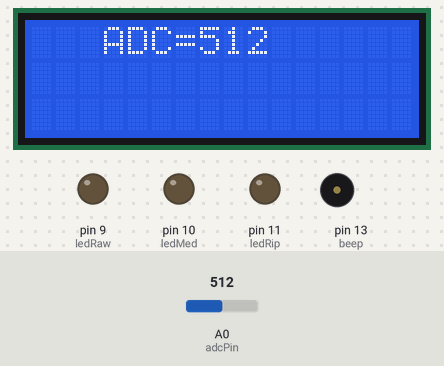
A sketch run on a simulated Arduino Uno, built with avr-gcc and run on an emulated ATmega328P. Parts: 16×3 character LCD, output pins drawn as LEDs (lit = HIGH), buzzer (waves = sounding, pin HIGH). The inputs (shaded band) are chosen by the test bench; at power-on: A0 (adcPin) = 512. What the sketch prints to the serial monitor is not drawn.

Above: at 3.3 s.
3.4 s: A0 (adcPin) set to 716
At 8.4 s:
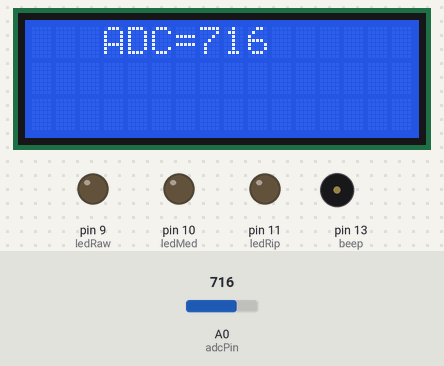
9.2 s: A0 (adcPin) set to 900
At 13.8 s:
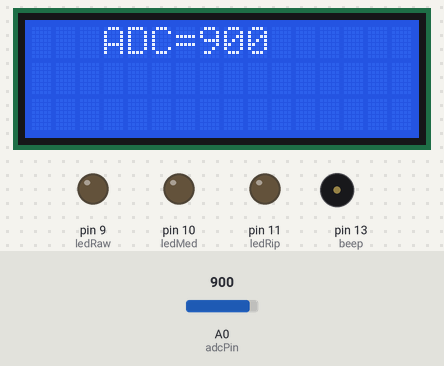
15.0 s: A0 (adcPin) set to 1023
At 38.6 s:
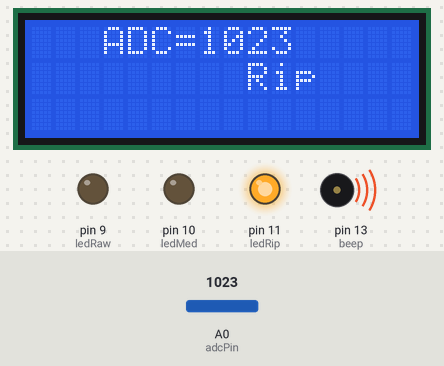
Timing chart, 0 to 39.3 s (numbered marks = the images above; inputs shaded):
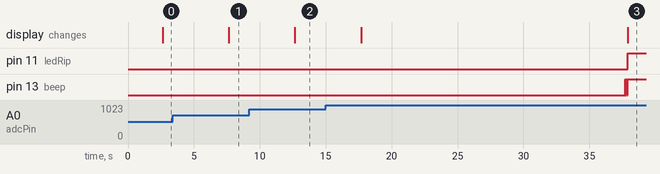

The sketch:

durian.ino
```cpp
/********************************
LCD Run
********************************/
//paiyya3@gmail.com
/********************************/
// include the library code
#include <Wire.h>
#include <LiquidCrystal_I2C.h>
//int abc = 500;
int adcPin = 0;
int adcValue = 0;
int test=0;
float v;
float rs;
int A[7];
int B[7];
int y[7];
int i;
int d;
int beep = 13;
int ledRaw = 9;
int ledMed = 10;
int ledRip = 11;
int adc2;
/**********************************************************/
LiquidCrystal_I2C lcd(0x3F,16,2); // set the LCD address to 0x27 for a 16 chars and 2 line display 0x3F(Booooy)
/*********************************************************/
void setup()
{
  lcd.init(); //initialize the lcd
  lcd.backlight(); //open the backlight
  lcd.begin(16, 3);    // set up the LCD's number of columns and rows:
  lcd.setCursor(3, 0);
  lcd.print("ADC=");
  Serial.begin (9600);
  pinMode(beep, OUTPUT);
  pinMode(ledRaw, OUTPUT);
  pinMode(ledMed, OUTPUT);
  pinMode(ledRip, OUTPUT);
  delay (2000);
}
/*********************************************************/
void loop()
{  delay(500);
////////////////////////////////////////////////////////////////////////////
   int n=7;
   float slopeM;
   int nxy;
   int sigmaX=210;
   int sigmaY;
   int mxy;
   int dnxy;
   float c;
   float data;
   int sigmaXY;
   for(i=0;i<7;i++)
   {   y[i] = analogRead(adcPin);
            Serial.print("ADC=");
            Serial.println (y[i]);
            lcd.clear();
            lcd.setCursor(3,0);
            lcd.print("ADC=");
            lcd.setCursor(7,0);
            lcd.print(y[i]);
            //digitalWrite(beep,HIGH);
            delay(5000);
   }
   sigmaY=(y[0])+(y[1])+(y[2])+(y[3])+(y[4])+(y[5])+(y[6]);
   sigmaXY=(0*y[0])+(5*y[1])+(10*y[2])+(15*y[3])+(20*y[4])+(25*y[5])+(30*y[6]);
   nxy=7*sigmaXY;
   mxy=105*sigmaY;
   dnxy=nxy-mxy;
   slopeM=dnxy/4900;
   c=(sigmaY-(105*slopeM))/7;
   data=(600*slopeM)+c;

///////////////////////////////////////////////////////////////////////////

    digitalWrite(beep,HIGH);
    delay(50);
    digitalWrite(beep,LOW);
    delay(50);
    digitalWrite(beep,HIGH);
    delay(50);
    digitalWrite(beep,LOW);
    delay(50);
    digitalWrite(beep,HIGH);
    digitalWrite(ledRaw,LOW);
    digitalWrite(ledMed,LOW);
    digitalWrite(ledRip,LOW);


    if(data<100){
              lcd.setCursor(0,1);
              //lcd.print("yh=");
             //lcd.print(data);
              lcd.setCursor(9,1);
              //lcd.print("=>");
              lcd.print("Raw");
              Serial.println ("Raw");
              Serial.println ("Raw");
              digitalWrite(ledRaw,HIGH);
              digitalWrite(ledMed,LOW);
              digitalWrite(ledRip,LOW);
              }
    else if(data>=100&&data<=154){
              lcd.setCursor(0,1);
              //lcd.print("yh=");
              //lcd.print(data);
              lcd.setCursor(9,1);
               //lcd.print("=>");
              lcd.print("Med");

              Serial.println ("Med");
              Serial.println ("Med");
              digitalWrite(ledRaw,LOW);
              digitalWrite(ledMed,HIGH);
              digitalWrite(ledRip,LOW);
              }
    else if(data>154){
              lcd.setCursor(0,1);
              //lcd.print("yh=");
              //lcd.print(data);
              lcd.setCursor(9,1);
               //lcd.print("=>");
              lcd.print("Rip");
              Serial.println ("Rip");
               Serial.println ("Rip");
              digitalWrite(ledRaw,LOW);
              digitalWrite(ledMed,LOW);
              digitalWrite(ledRip,HIGH);
             }
      delay(5000);
      digitalWrite(beep,HIGH);
      delay(50);
      digitalWrite(beep,LOW);
      delay(50);
      digitalWrite(beep,HIGH);
      delay(50);
      digitalWrite(beep,LOW);
      delay(50);
      digitalWrite(beep,HIGH);
      digitalWrite(ledRaw,LOW);
      digitalWrite(ledMed,LOW);
      digitalWrite(ledRip,LOW);
      test=adcValue;
}
```

Measured:
- after the input at 3.4 s, the display: changes after 4.3 s (image 1)
- after the input at 9.2 s, the display: changes after 3.5 s (image 2)
- after the input at 15.0 s, pin 9 (ledRaw): stays LOW (without the input it goes to HIGH after 22.9 s); pin 11 (ledRip): LOW → HIGH after 22.9 s; the display: first changes after 2.7 s (image 3 shows a later state)
